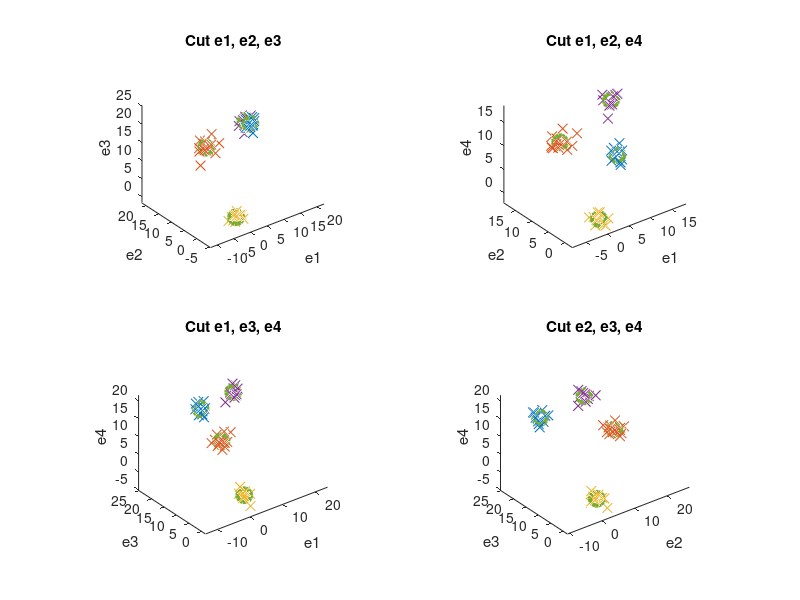

MATLAB code for this plot:
clc; clear variables; close all; format long g

n_dim = 4;  % Dimension

% Generate points in n_dim dimensions
A = randn(10, n_dim);  % Cluster A
B = randn(15, n_dim) * 1.2 + rand(1, n_dim) * 15;  % Cluster B
C = randn(10, n_dim) * 1.2 + rand(1, n_dim) * 20;  % Cluster C
D = randn(10, n_dim) * 1.2 + rand(1, n_dim) * 25;  % Cluster D

V = ["rx", "bx", "cx", "mx"];  % Color markers for each cluster

% Combine all points into one matrix
M = [A; B; C; D];

% Number of clusters (k)
k = 4;
% Maximum number of iterations for the k-means algorithm
max_iter = 10;
% Convergence tolerance for centroid movement
PS = 0.1;

% Range of the points
Max = max(M);
Min = min(M);

% Randomly initialize centroids within the data range
r = Min + (Max - Min) .* rand(k, n_dim);
S = r; % Initial centroids

% Start the k-means iteration process
N = 0; % Iteration counter
N_max = max_iter;

% Loop until maximum iterations or convergence
while N < N_max
    % Step 1: Assign points to the nearest centroid
    % Calculate the distance of each point to each centroid in n_dim dimensions
    D = pdist2(M, S);  % Distance matrix between points and centroids
    [~, L] = min(D, [], 2);  % L is now correctly calculated
    
    % Step 2: Recompute the centroids based on the assigned points
    S_new = zeros(k, n_dim);
    
    for j = 1:k
        cluster_points = M(L == j, :);
        
        if isempty(cluster_points)
            % If a centroid has no points assigned, reinitialize it randomly
            S_new(j, :) = Min + (Max - Min) .* rand(1, n_dim);
        else
            S_new(j, :) = mean(cluster_points, 1);
        end
    end

    % Check for convergence by comparing the centroid movement
    diff = norm(S_new - S);
    if diff < PS
        disp('Convergence achieved.');
        break;
    end

    % Update centroids for the next iteration
    S = S_new;
    N = N + 1;
end

% 1D clustering visualization
if n_dim == 1
    figure;
    hold on;
    for i = 1:k
        cluster_points = M(L == i, :);
        scatter(cluster_points, ones(size(cluster_points)), 50, V(i));
    end
    scatter(S(:, 1), ones(size(S(:, 1))), 100, 'kx', 'LineWidth', 3);
    
    title('1D Clustering');
    xlabel('Value');
    ylabel('Cluster');
    hold off;

elseif n_dim == 2
    figure;
    hold on;
    for i = 1:k
        cluster_points = M(L == i, :);
        scatter(cluster_points(:, 1), cluster_points(:, 2), 50, V(i));
    end
    
    scatter(S(:, 1), S(:, 2), 100, 'kx', 'LineWidth', 3);
    
    axis([min(M(:,1))-5, max(M(:,1))+5, min(M(:,2))-5, max(M(:,2))+5]);

elseif n_dim == 3
    figure;
    hold on;
    for i = 1:k
        cluster_points = M(L == i, :); 
        scatter3(cluster_points(:, 1), cluster_points(:, 2), cluster_points(:, 3), 50, V(i));
    end
    
    scatter3(S(:, 1), S(:, 2), S(:, 3), 100, 'kx', 'LineWidth', 3);
    
    % Set the view angle
    view(3);
    rotate3d on;
% Visualization for 4D data (projection of four cuts into 3D)
elseif n_dim == 4
    figure;
    
    % Cut 1: e1, e2, e3 (ignoring e4)
    subplot(2, 2, 1);
    hold on;
    % Use different colors for each cluster
    for i = 1:k
        cluster_points = M(L == i, :);
        scatter3(cluster_points(:,1), cluster_points(:,2), cluster_points(:,3), 50, 'Marker', 'x');
    end
    scatter3(S(:,1), S(:,2), S(:,3), 100, 'kx', 'LineWidth', 3); % Black centroids
    title('Cut e1, e2, e3');
    xlabel('e1');
    ylabel('e2');
    zlabel('e3');
    axis equal;
    view(3);
    rotate3d on;

    % Cut 2: e1, e2, e4 (ignoring e3)
    subplot(2, 2, 2);
    hold on;
    for i = 1:k
        cluster_points = M(L == i, :);
        scatter3(cluster_points(:,1), cluster_points(:,2), cluster_points(:,4), 50, 'Marker', 'x');
    end
    scatter3(S(:,1), S(:,2), S(:,4), 100, 'kx', 'LineWidth', 3); % Black centroids
    title('Cut e1, e2, e4');
    xlabel('e1');
    ylabel('e2');
    zlabel('e4');
    axis equal;
    view(3);
    rotate3d on;

    % Cut 3: e1, e3, e4 (ignoring e2)
    subplot(2, 2, 3);
    hold on;
    for i = 1:k
        cluster_points = M(L == i, :);
        scatter3(cluster_points(:,1), cluster_points(:,3), cluster_points(:,4), 50, 'Marker', 'x');
    end
    scatter3(S(:,1), S(:,3), S(:,4), 100, 'kx', 'LineWidth', 3);
    title('Cut e1, e3, e4');
    xlabel('e1');
    ylabel('e3');
    zlabel('e4');
    axis equal;
    view(3);
    rotate3d on;

    % Cut 4: e2, e3, e4 (ignoring e1)
    subplot(2, 2, 4);
    hold on;
    for i = 1:k
        cluster_points = M(L == i, :);
        scatter3(cluster_points(:,2), cluster_points(:,3), cluster_points(:,4), 50, 'Marker', 'x');
    end
    scatter3(S(:,2), S(:,3), S(:,4), 100, 'kx', 'LineWidth', 3);
    title('Cut e2, e3, e4');
    xlabel('e2');
    ylabel('e3');
    zlabel('e4');
    axis equal;
    view(3);
    rotate3d on;
end

hold off;
disp('Centroids after convergence:');
disp(S);
